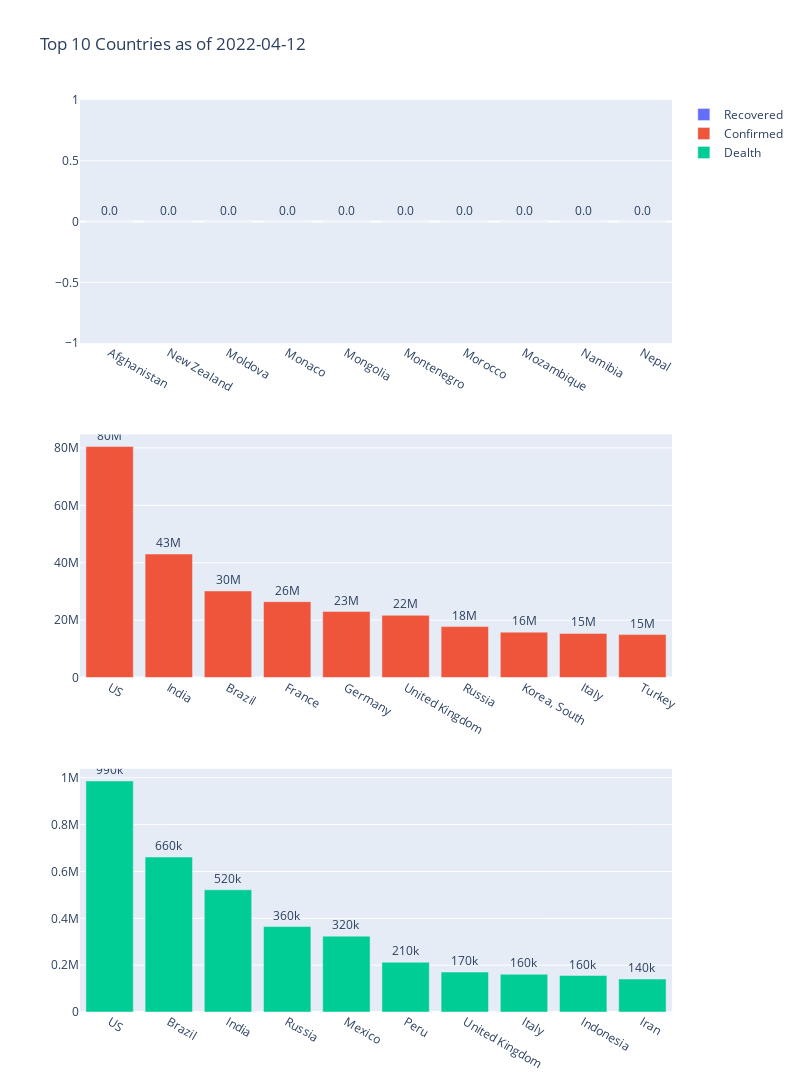

The code cell stored with this chart in its notebook:
### Markdown cell above
#### Side by Side comparision of Top 10 countries based on covid 19 confirmed, death, recovered cases

### Code cell
fig = make_subplots(rows=3, cols=1)

fig.add_trace(
    go.Bar(x=Top10CountriesRecovered['Country'],y=Top10CountriesRecovered['Count'],text = Top10CountriesRecovered['Count'],name ='Recovered'),
    row=1, col=1
)


fig.add_trace(
    go.Bar(x=Top10CountriesConfirmed['Country'],y=Top10CountriesConfirmed['Count'],text = Top10CountriesConfirmed['Count'],name ='Confirmed'),
    row=2, col=1
)

fig.add_trace(   
    go.Bar(x=Top10CountriesDeath['Country'],y=Top10CountriesDeath['Count'],text = Top10CountriesDeath['Count'],name ='Dealth'),
    row=3, col=1
)


fig.update_layout(height=1400, width=800, title_text="Top 10 Countries as of "+str(date))
fig.update_traces(texttemplate='%{text:.2s}', textposition='outside')
fig.show()

### Figure 1 — Plotly figure (JSON) as saved in the notebook; plotly's stock layout.template omitted (floating-point values rounded to 4 significant figures)
{"data": [{"name": "Recovered", "text": [0, 0, 0, 0, 0, 0, 0, 0, 0, 0], "textposition": "outside", "texttemplate": "%{text:.2s}", "type": "bar", "x": ["Afghanistan", "New Zealand", "Moldova", "Monaco", "Mongolia", "Montenegro", "Morocco", "Mozambique", "Namibia", "Nepal"], "xaxis": "x", "y": [0, 0, 0, 0, 0, 0, 0, 0, 0, 0], "yaxis": "y"}, {"name": "Confirmed", "text": [80477797, 43036928, 30184286, 26447656, 23017079, 21679280, 17756183, 15830644, 15404809, 14972502], "textposition": "outside", "texttemplate": "%{text:.2s}", "type": "bar", "x": ["US", "India", "Brazil", "France", "Germany", "United Kingdom", "Russia", "Korea, South", "Italy", "Turkey"], "xaxis": "x2", "y": [80477797, 43036928, 30184286, 26447656, 23017079, 21679280, 17756183, 15830644, 15404809, 14972502], "yaxis": "y2"}, {"name": "Dealth", "text": [986387, 661741, 521710, 364779, 323805, 212528, 170395, 161032, 155717, 140678], "textposition": "outside", "texttemplate": "%{text:.2s}", "type": "bar", "x": ["US", "Brazil", "India", "Russia", "Mexico", "Peru", "United Kingdom", "Italy", "Indonesia", "Iran"], "xaxis": "x3", "y": [986387, 661741, 521710, 364779, 323805, 212528, 170395, 161032, 155717, 140678], "yaxis": "y3"}], "layout": {"height": 1400, "title": {"text": "Top 10 Countries as of 2022-04-12"}, "width": 800, "xaxis": {"anchor": "y", "domain": [0, 1]}, "xaxis2": {"anchor": "y2", "domain": [0, 1]}, "xaxis3": {"anchor": "y3", "domain": [0, 1]}, "yaxis": {"anchor": "x", "domain": [0.7333, 1]}, "yaxis2": {"anchor": "x2", "domain": [0.3667, 0.6333]}, "yaxis3": {"anchor": "x3", "domain": [0, 0.2667]}}}
